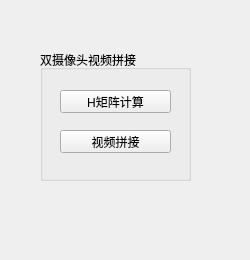
<?xml version="1.0" encoding="UTF-8"?>
<ui version="4.0">
 <class>twoCamsVideoStitching</class>
 <widget class="QWidget" name="twoCamsVideoStitching">
  <property name="geometry">
   <rect>
    <x>0</x>
    <y>0</y>
    <width>250</width>
    <height>260</height>
   </rect>
  </property>
  <property name="windowTitle">
   <string>双摄像头视频拼接</string>
  </property>
  <widget class="QGroupBox" name="groupBox">
   <property name="geometry">
    <rect>
     <x>40</x>
     <y>50</y>
     <width>151</width>
     <height>131</height>
    </rect>
   </property>
   <property name="title">
    <string>双摄像头视频拼接</string>
   </property>
   <widget class="QPushButton" name="HMatrixCalcBtn">
    <property name="geometry">
     <rect>
      <x>20</x>
      <y>40</y>
      <width>111</width>
      <height>23</height>
     </rect>
    </property>
    <property name="text">
     <string>H矩阵计算</string>
    </property>
   </widget>
   <widget class="QPushButton" name="videoStitchingBtn">
    <property name="geometry">
     <rect>
      <x>20</x>
      <y>80</y>
      <width>111</width>
      <height>23</height>
     </rect>
    </property>
    <property name="text">
     <string>视频拼接</string>
    </property>
   </widget>
  </widget>
 </widget>
 <resources/>
 <connections/>
</ui>
